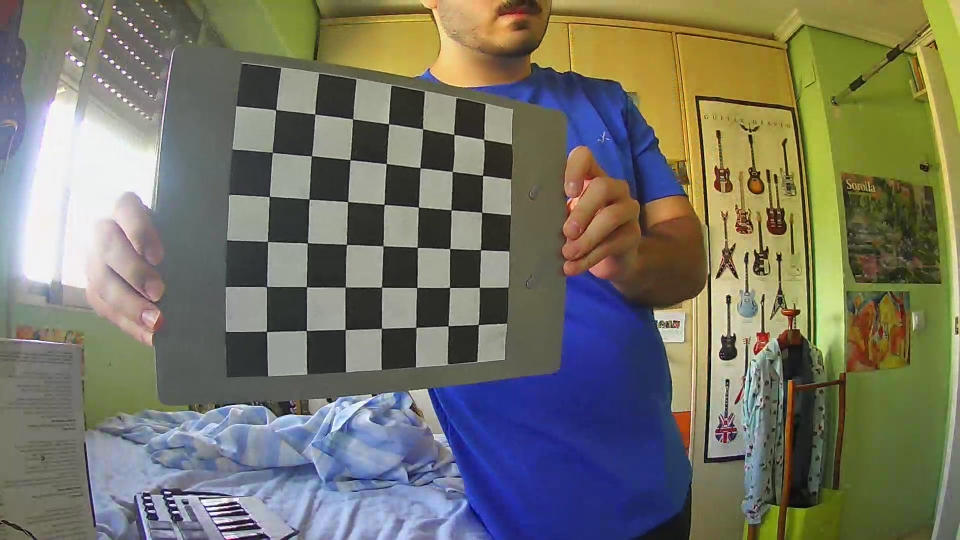
#> input picture chess_markers/11.jpg, 1920 x 1080 px (shown at 1/2 size); its folder holds 4 pictures in this run
$ python other_calibration.py
#> lines starting #> are read from the running program, lines starting #| are printed output that depends on the picture
import cv2
import numpy as np
import os
import glob

CHECKERBOARD = (6, 7)
subpix_criteria = (cv2.TERM_CRITERIA_EPS + cv2.TERM_CRITERIA_MAX_ITER, 30, 0.1)
calibration_flags = cv2.fisheye.CALIB_RECOMPUTE_EXTRINSIC + cv2.fisheye.CALIB_CHECK_COND + cv2.fisheye.CALIB_FIX_SKEW
objp = np.zeros((1, CHECKERBOARD[0] * CHECKERBOARD[1], 3), np.float32)
objp[0, :, :2] = np.mgrid[0:CHECKERBOARD[0], 0:CHECKERBOARD[1]].T.reshape(-1, 2)
_img_shape = None
objpoints = []  # 3d point in real world space
imgpoints = []  # 2d points in image plane.
images = glob.glob('./chess_markers/*.jpg')
for fname in images:
    img = cv2.imread(fname)
#> img is the input picture: shape (1080, 1920, 3); mean B, G, R 101.9, 115.9, 116.7
    if _img_shape is None:
        _img_shape = img.shape[:2]
    else:
        assert _img_shape == img.shape[:2], "All images must share the same size."
    gray = cv2.cvtColor(img, cv2.COLOR_BGR2GRAY)
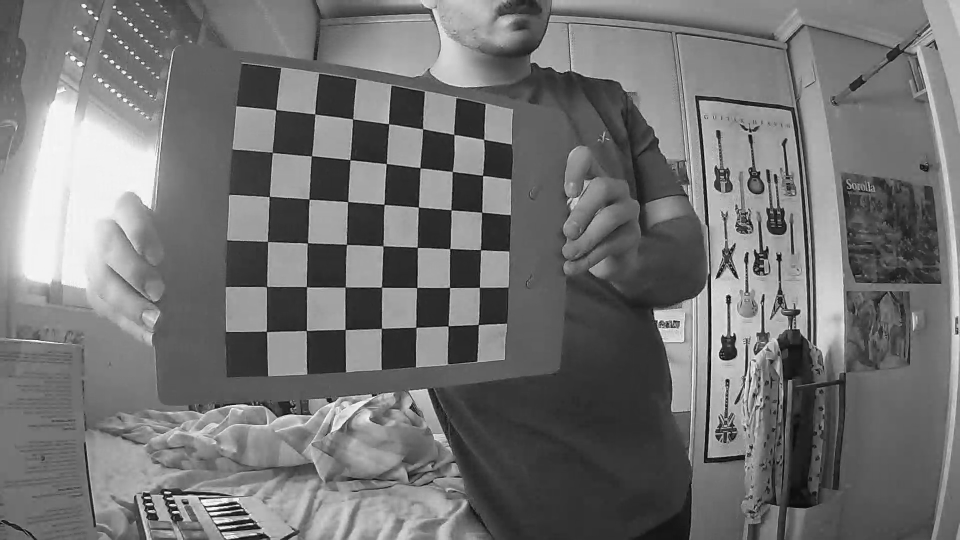
#> gray: shape (1080, 1920) (shown at 1/2 size); min 0, max 255, mean 114.5
    # Find the chess board corners
    ret, corners = cv2.findChessboardCorners(gray, CHECKERBOARD,
                                             cv2.CALIB_CB_ADAPTIVE_THRESH + cv2.CALIB_CB_FAST_CHECK + cv2.CALIB_CB_NORMALIZE_IMAGE)
#> ret = True; corners = 42 rows, first 8: [1023.5, 281.5], [1017, 351], [1016, 437], [1018.5, 506.5], [1016.2, 574.5], [1013.5, 650.5], [968.1, 279.5], [965.8, 351.5]
    # If found, add object points, image points (after refining them)
    if ret:
        objpoints.append(objp)
        cv2.cornerSubPix(gray, corners, (3, 3), (-1, -1), subpix_criteria)
        imgpoints.append(corners)
#> pass 2 of the loop `for fname in images:`:
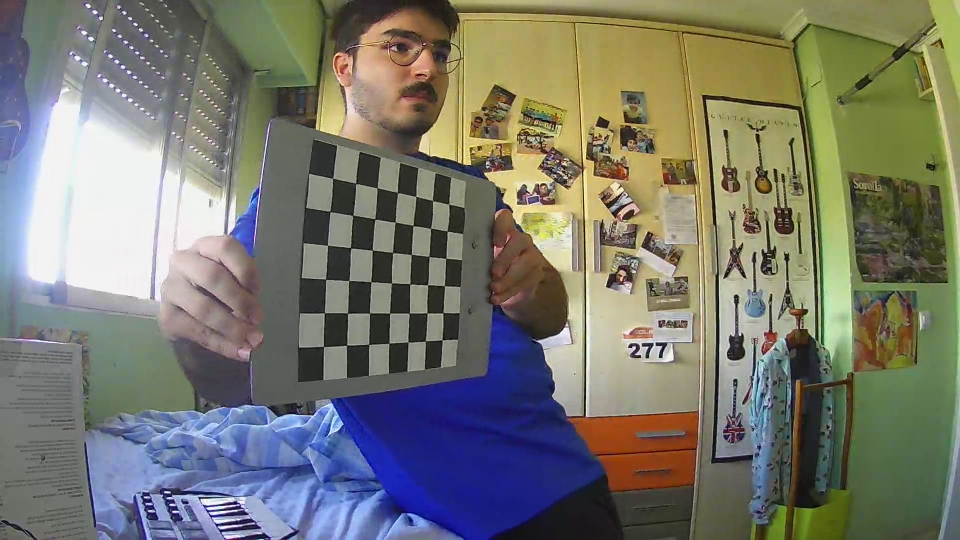
#> input picture chess_markers/12.jpg, 1920 x 1080 px (shown at 1/2 size)
#> img is the input picture: shape (1080, 1920, 3); mean B, G, R 110, 120.8, 120.7
#> `gray = cv2.cvtColor(img, cv2.COLOR_BGR2GRAY)`:
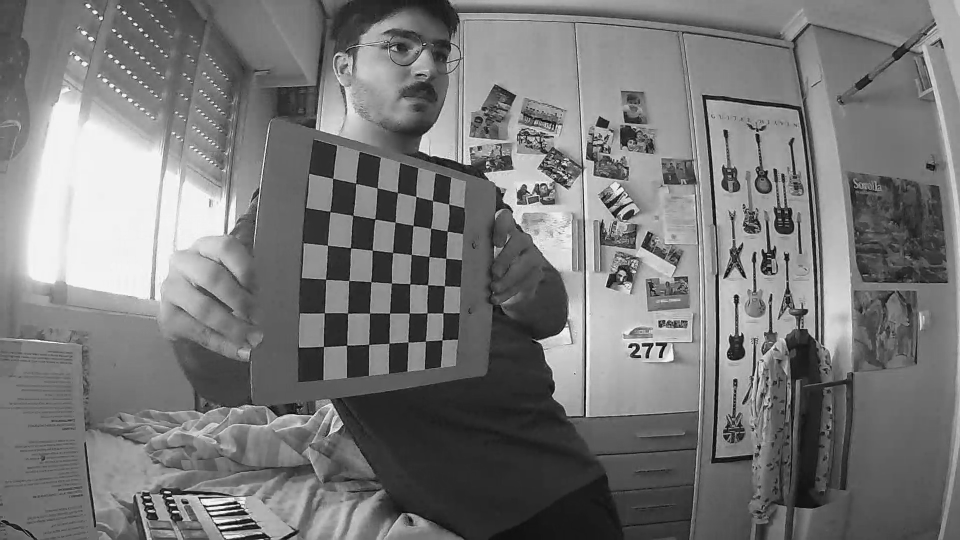
#> gray: shape (1080, 1920) (shown at 1/2 size); min 1, max 255, mean 119.6
#> corners = 42 rows, first 8: [650, 690], [649.2, 626.2], [651.6, 559], [655.6, 491.1], [660.5, 423.7], [666.1, 357.4], [694.2, 690.3], [695.6, 626.5]
#> pass 3 of the loop `for fname in images:`:
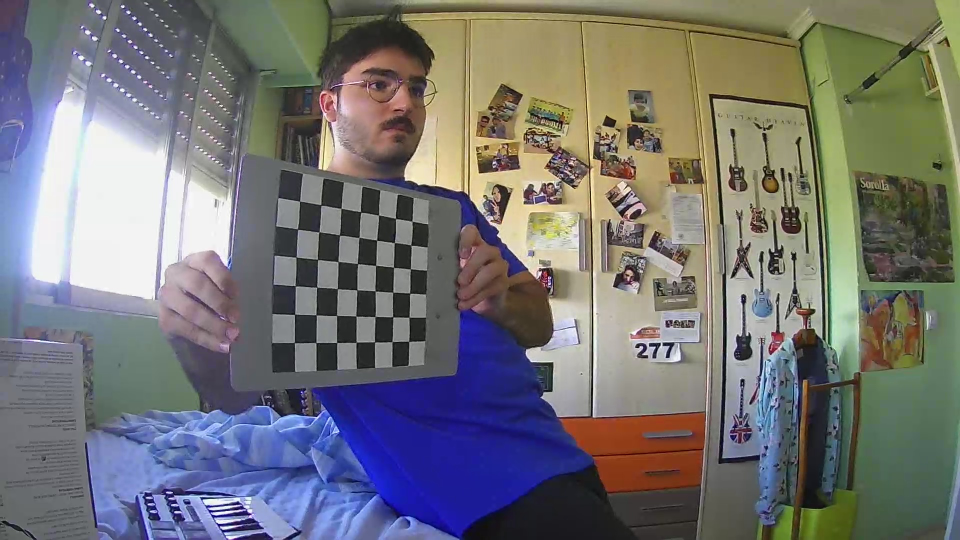
#> input picture chess_markers/13.jpg, 1920 x 1080 px (shown at 1/2 size)
#> img is the input picture: shape (1080, 1920, 3); mean B, G, R 116.9, 116.3, 116.8
#> `gray = cv2.cvtColor(img, cv2.COLOR_BGR2GRAY)`:
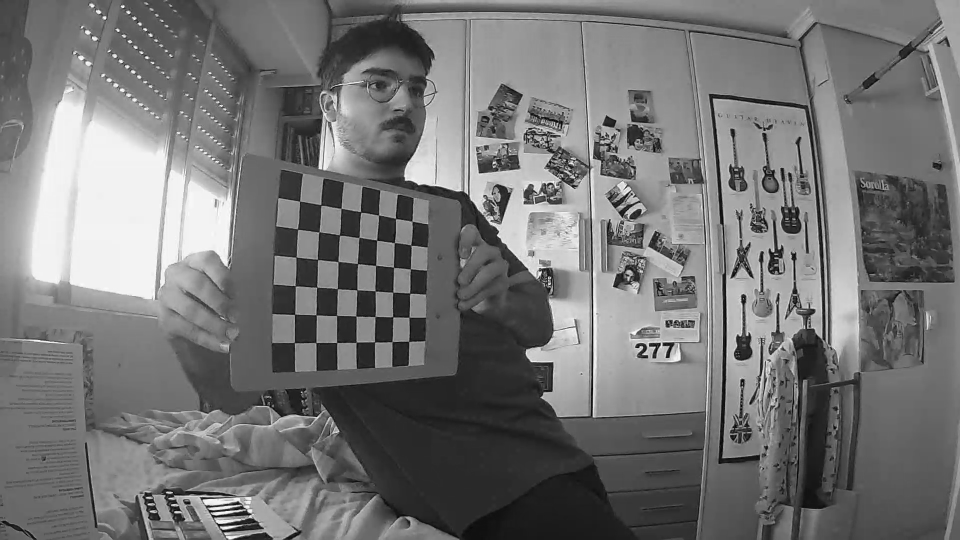
#> gray: shape (1080, 1920) (shown at 1/2 size); min 0, max 255, mean 116.5
#> corners = 42 rows, first 8: [588.6, 685], [589.5, 629.4], [591.2, 572.6], [592.4, 514.6], [595.4, 458.6], [599.8, 402.8], [632.3, 685.6], [632.5, 630.3]
#> the loop made 4 passes; the first 3 are shown
N_OK = len(objpoints)
K = np.zeros((3, 3))
D = np.zeros((4, 1))
rvecs = [np.zeros((1, 1, 3), dtype=np.float64) for i in range(N_OK)]
tvecs = [np.zeros((1, 1, 3), dtype=np.float64) for i in range(N_OK)]
rms, _, _, _, _ = \
#> (the run stopped early here; a loop or call above may not have finished)
